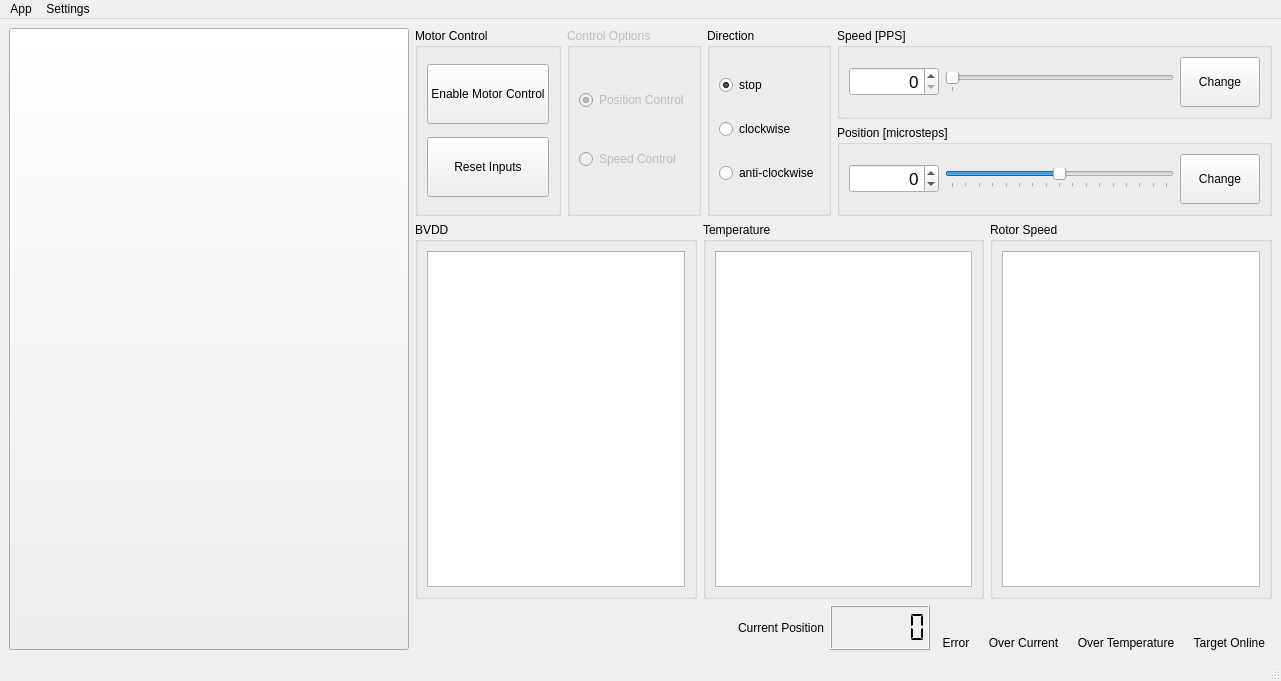
<?xml version="1.0" encoding="UTF-8"?>
<ui version="4.0">
 <class>MainWindow</class>
 <widget class="QMainWindow" name="MainWindow">
  <property name="geometry">
   <rect>
    <x>0</x>
    <y>0</y>
    <width>1281</width>
    <height>681</height>
   </rect>
  </property>
  <property name="sizePolicy">
   <sizepolicy hsizetype="Preferred" vsizetype="Preferred">
    <horstretch>0</horstretch>
    <verstretch>0</verstretch>
   </sizepolicy>
  </property>
  <property name="maximumSize">
   <size>
    <width>1493</width>
    <height>681</height>
   </size>
  </property>
  <property name="sizeIncrement">
   <size>
    <width>0</width>
    <height>0</height>
   </size>
  </property>
  <property name="baseSize">
   <size>
    <width>899</width>
    <height>200</height>
   </size>
  </property>
  <property name="windowTitle">
   <string>NTMicroDrive</string>
  </property>
  <property name="styleSheet">
   <string notr="true"/>
  </property>
  <property name="toolButtonStyle">
   <enum>Qt::ToolButtonIconOnly</enum>
  </property>
  <widget class="QWidget" name="centralwidget">
   <property name="enabled">
    <bool>true</bool>
   </property>
   <property name="minimumSize">
    <size>
     <width>0</width>
     <height>640</height>
    </size>
   </property>
   <property name="maximumSize">
    <size>
     <width>9900</width>
     <height>640</height>
    </size>
   </property>
   <property name="layoutDirection">
    <enum>Qt::LeftToRight</enum>
   </property>
   <layout class="QGridLayout" name="gridLayout_11">
    <item row="0" column="3">
     <layout class="QVBoxLayout" name="verticalLayout">
      <item>
       <layout class="QGridLayout" name="gridLayout_4">
        <item row="0" column="4">
         <layout class="QVBoxLayout" name="verticalLayout_3">
          <item>
           <layout class="QHBoxLayout" name="horizontalLayout_5">
            <property name="spacing">
             <number>6</number>
            </property>
            <item>
             <widget class="QGroupBox" name="groupBoxSpeed">
              <property name="enabled">
               <bool>true</bool>
              </property>
              <property name="title">
               <string>Speed [PPS]</string>
              </property>
              <layout class="QHBoxLayout" name="horizontalLayout_4">
               <item>
                <layout class="QHBoxLayout" name="horizontalLayout_2">
                 <property name="sizeConstraint">
                  <enum>QLayout::SetMinAndMaxSize</enum>
                 </property>
                 <item>
                  <widget class="QSpinBox" name="speedspinBox">
                   <property name="minimumSize">
                    <size>
                     <width>90</width>
                     <height>25</height>
                    </size>
                   </property>
                   <property name="font">
                    <font>
                     <pointsize>13</pointsize>
                     <weight>50</weight>
                     <italic>false</italic>
                     <bold>false</bold>
                     <underline>false</underline>
                     <strikeout>false</strikeout>
                    </font>
                   </property>
                   <property name="alignment">
                    <set>Qt::AlignRight|Qt::AlignTrailing|Qt::AlignVCenter</set>
                   </property>
                   <property name="maximum">
                    <number>250</number>
                   </property>
                   <property name="singleStep">
                    <number>8</number>
                   </property>
                  </widget>
                 </item>
                 <item>
                  <widget class="QSlider" name="speedSlider">
                   <property name="enabled">
                    <bool>true</bool>
                   </property>
                   <property name="minimum">
                    <number>0</number>
                   </property>
                   <property name="maximum">
                    <number>250</number>
                   </property>
                   <property name="singleStep">
                    <number>8</number>
                   </property>
                   <property name="pageStep">
                    <number>8</number>
                   </property>
                   <property name="sliderPosition">
                    <number>0</number>
                   </property>
                   <property name="orientation">
                    <enum>Qt::Horizontal</enum>
                   </property>
                   <property name="tickPosition">
                    <enum>QSlider::TicksBelow</enum>
                   </property>
                   <property name="tickInterval">
                    <number>384</number>
                   </property>
                  </widget>
                 </item>
                </layout>
               </item>
               <item>
                <widget class="QPushButton" name="speedChangeButton">
                 <property name="minimumSize">
                  <size>
                   <width>30</width>
                   <height>50</height>
                  </size>
                 </property>
                 <property name="text">
                  <string>Change</string>
                 </property>
                </widget>
               </item>
              </layout>
             </widget>
            </item>
           </layout>
          </item>
          <item>
           <layout class="QHBoxLayout" name="horizontalLayout_6">
            <item>
             <widget class="QGroupBox" name="groupBoxPosition">
              <property name="enabled">
               <bool>true</bool>
              </property>
              <property name="minimumSize">
               <size>
                <width>0</width>
                <height>0</height>
               </size>
              </property>
              <property name="title">
               <string>Position [microsteps]</string>
              </property>
              <layout class="QHBoxLayout" name="horizontalLayout">
               <item>
                <layout class="QGridLayout" name="gridLayout_5">
                 <item row="1" column="0">
                  <widget class="QSpinBox" name="positionspinBox">
                   <property name="minimumSize">
                    <size>
                     <width>90</width>
                     <height>25</height>
                    </size>
                   </property>
                   <property name="font">
                    <font>
                     <pointsize>13</pointsize>
                     <weight>50</weight>
                     <italic>false</italic>
                     <bold>false</bold>
                     <underline>false</underline>
                    </font>
                   </property>
                   <property name="alignment">
                    <set>Qt::AlignRight|Qt::AlignTrailing|Qt::AlignVCenter</set>
                   </property>
                   <property name="minimum">
                    <number>-16000</number>
                   </property>
                   <property name="maximum">
                    <number>16000</number>
                   </property>
                   <property name="singleStep">
                    <number>10</number>
                   </property>
                  </widget>
                 </item>
                 <item row="1" column="1">
                  <widget class="QSlider" name="positionSlider">
                   <property name="enabled">
                    <bool>true</bool>
                   </property>
                   <property name="minimum">
                    <number>-16000</number>
                   </property>
                   <property name="maximum">
                    <number>16000</number>
                   </property>
                   <property name="orientation">
                    <enum>Qt::Horizontal</enum>
                   </property>
                   <property name="tickPosition">
                    <enum>QSlider::TicksBelow</enum>
                   </property>
                   <property name="tickInterval">
                    <number>2000</number>
                   </property>
                  </widget>
                 </item>
                </layout>
               </item>
               <item>
                <widget class="QPushButton" name="posChangeButton">
                 <property name="minimumSize">
                  <size>
                   <width>0</width>
                   <height>50</height>
                  </size>
                 </property>
                 <property name="text">
                  <string>Change</string>
                 </property>
                </widget>
               </item>
              </layout>
             </widget>
            </item>
           </layout>
          </item>
         </layout>
        </item>
        <item row="0" column="3">
         <widget class="QGroupBox" name="groupBoxDirection">
          <property name="title">
           <string>Direction</string>
          </property>
          <layout class="QGridLayout" name="gridLayout_8">
           <item row="2" column="0">
            <widget class="QRadioButton" name="radioButtonDirectionAntiClockwise">
             <property name="text">
              <string>anti-clockwise</string>
             </property>
            </widget>
           </item>
           <item row="1" column="0">
            <widget class="QRadioButton" name="radioButtonDirectionClockWise">
             <property name="text">
              <string>clockwise</string>
             </property>
            </widget>
           </item>
           <item row="0" column="0">
            <widget class="QRadioButton" name="radioButtonDirectionStop">
             <property name="text">
              <string>stop</string>
             </property>
             <property name="checked">
              <bool>true</bool>
             </property>
            </widget>
           </item>
          </layout>
         </widget>
        </item>
        <item row="0" column="1">
         <widget class="QGroupBox" name="groupBoxAcceleration">
          <property name="enabled">
           <bool>false</bool>
          </property>
          <property name="title">
           <string>Control Options</string>
          </property>
          <layout class="QGridLayout" name="gridLayout_10">
           <item row="0" column="0">
            <widget class="QRadioButton" name="radioButtonPositionCtrl">
             <property name="text">
              <string>Position Control</string>
             </property>
             <property name="checked">
              <bool>true</bool>
             </property>
            </widget>
           </item>
           <item row="1" column="0">
            <widget class="QRadioButton" name="radioButtonSpeedCtrl">
             <property name="text">
              <string>Speed Control</string>
             </property>
            </widget>
           </item>
          </layout>
         </widget>
        </item>
        <item row="0" column="0">
         <widget class="QGroupBox" name="groupBoxControlSelection">
          <property name="enabled">
           <bool>true</bool>
          </property>
          <property name="title">
           <string>Motor Control</string>
          </property>
          <layout class="QGridLayout" name="gridLayout_9">
           <item row="2" column="0">
            <widget class="QPushButton" name="pushButtonResetInputs">
             <property name="minimumSize">
              <size>
               <width>0</width>
               <height>60</height>
              </size>
             </property>
             <property name="text">
              <string>Reset Inputs</string>
             </property>
             <property name="checkable">
              <bool>false</bool>
             </property>
            </widget>
           </item>
           <item row="0" column="0">
            <widget class="QPushButton" name="pushButtonEnableMotorCtrl">
             <property name="minimumSize">
              <size>
               <width>0</width>
               <height>60</height>
              </size>
             </property>
             <property name="text">
              <string>Enable Motor Control</string>
             </property>
             <property name="checkable">
              <bool>true</bool>
             </property>
            </widget>
           </item>
          </layout>
         </widget>
        </item>
       </layout>
      </item>
      <item>
       <layout class="QGridLayout" name="gridLayout">
        <property name="sizeConstraint">
         <enum>QLayout::SetNoConstraint</enum>
        </property>
        <item row="0" column="2">
         <widget class="QGroupBox" name="groupBox">
          <property name="title">
           <string>BVDD</string>
          </property>
          <layout class="QGridLayout" name="gridLayout_7">
           <item row="0" column="0">
            <widget class="PlotWidget" name="graphicsViewBVDD"/>
           </item>
          </layout>
         </widget>
        </item>
        <item row="0" column="3">
         <widget class="QGroupBox" name="groupBox_2">
          <property name="title">
           <string>Temperature</string>
          </property>
          <layout class="QGridLayout" name="gridLayout_3">
           <item row="0" column="0">
            <widget class="PlotWidget" name="graphicsViewTemperature"/>
           </item>
          </layout>
         </widget>
        </item>
        <item row="0" column="4">
         <widget class="QGroupBox" name="groupBox_3">
          <property name="title">
           <string>Rotor Speed</string>
          </property>
          <layout class="QGridLayout" name="gridLayout_6">
           <item row="0" column="0">
            <widget class="PlotWidget" name="graphicsViewRotorSpeed"/>
           </item>
          </layout>
         </widget>
        </item>
       </layout>
      </item>
      <item>
       <layout class="QGridLayout" name="gridLayout_2">
        <item row="4" column="3">
         <layout class="QVBoxLayout" name="verticalLayout_8">
          <item alignment="Qt::AlignHCenter|Qt::AlignVCenter">
           <widget class="QLabel" name="labelErrorLED">
            <property name="minimumSize">
             <size>
              <width>25</width>
              <height>25</height>
             </size>
            </property>
            <property name="maximumSize">
             <size>
              <width>25</width>
              <height>25</height>
             </size>
            </property>
            <property name="text">
             <string/>
            </property>
            <property name="pixmap">
             <pixmap resource="resources.qrc">:/led/resources/red-led-off.png</pixmap>
            </property>
            <property name="scaledContents">
             <bool>true</bool>
            </property>
            <property name="alignment">
             <set>Qt::AlignCenter</set>
            </property>
           </widget>
          </item>
          <item>
           <widget class="QLabel" name="label_10">
            <property name="text">
             <string>  Error  </string>
            </property>
            <property name="alignment">
             <set>Qt::AlignCenter</set>
            </property>
           </widget>
          </item>
         </layout>
        </item>
        <item row="4" column="4">
         <layout class="QVBoxLayout" name="verticalLayout_6">
          <item alignment="Qt::AlignHCenter|Qt::AlignVCenter">
           <widget class="QLabel" name="labelOverCurrentLED">
            <property name="minimumSize">
             <size>
              <width>25</width>
              <height>25</height>
             </size>
            </property>
            <property name="maximumSize">
             <size>
              <width>25</width>
              <height>25</height>
             </size>
            </property>
            <property name="text">
             <string/>
            </property>
            <property name="pixmap">
             <pixmap resource="resources.qrc">:/led/resources/red-led-off.png</pixmap>
            </property>
            <property name="scaledContents">
             <bool>true</bool>
            </property>
            <property name="alignment">
             <set>Qt::AlignCenter</set>
            </property>
           </widget>
          </item>
          <item>
           <widget class="QLabel" name="label_6">
            <property name="text">
             <string>  Over Current  </string>
            </property>
            <property name="alignment">
             <set>Qt::AlignCenter</set>
            </property>
           </widget>
          </item>
         </layout>
        </item>
        <item row="4" column="5">
         <layout class="QVBoxLayout" name="verticalLayout_7">
          <item alignment="Qt::AlignHCenter|Qt::AlignVCenter">
           <widget class="QLabel" name="labelOverTemperatureLED">
            <property name="minimumSize">
             <size>
              <width>25</width>
              <height>25</height>
             </size>
            </property>
            <property name="maximumSize">
             <size>
              <width>25</width>
              <height>25</height>
             </size>
            </property>
            <property name="text">
             <string/>
            </property>
            <property name="pixmap">
             <pixmap resource="resources.qrc">:/led/resources/red-led-off.png</pixmap>
            </property>
            <property name="scaledContents">
             <bool>true</bool>
            </property>
            <property name="alignment">
             <set>Qt::AlignCenter</set>
            </property>
           </widget>
          </item>
          <item>
           <widget class="QLabel" name="label_8">
            <property name="text">
             <string>  Over Temperature  </string>
            </property>
            <property name="alignment">
             <set>Qt::AlignCenter</set>
            </property>
           </widget>
          </item>
         </layout>
        </item>
        <item row="4" column="2">
         <layout class="QVBoxLayout" name="verticalLayout_9">
          <item>
           <widget class="QLCDNumber" name="currentPositionLCD">
            <property name="minimumSize">
             <size>
              <width>100</width>
              <height>0</height>
             </size>
            </property>
            <property name="digitCount">
             <number>6</number>
            </property>
            <property name="segmentStyle">
             <enum>QLCDNumber::Flat</enum>
            </property>
           </widget>
          </item>
         </layout>
        </item>
        <item row="4" column="1">
         <widget class="QLabel" name="label_11">
          <property name="text">
           <string>Current Position</string>
          </property>
         </widget>
        </item>
        <item row="4" column="0">
         <spacer name="horizontalSpacer_3">
          <property name="orientation">
           <enum>Qt::Horizontal</enum>
          </property>
          <property name="sizeHint" stdset="0">
           <size>
            <width>40</width>
            <height>20</height>
           </size>
          </property>
         </spacer>
        </item>
        <item row="4" column="6">
         <layout class="QVBoxLayout" name="verticalLayout_4">
          <item alignment="Qt::AlignHCenter|Qt::AlignVCenter">
           <widget class="QLabel" name="labelTargetOnlineLED">
            <property name="minimumSize">
             <size>
              <width>25</width>
              <height>25</height>
             </size>
            </property>
            <property name="maximumSize">
             <size>
              <width>25</width>
              <height>25</height>
             </size>
            </property>
            <property name="text">
             <string/>
            </property>
            <property name="pixmap">
             <pixmap resource="resources.qrc">:/led/resources/green-led-off.png</pixmap>
            </property>
            <property name="scaledContents">
             <bool>true</bool>
            </property>
            <property name="alignment">
             <set>Qt::AlignCenter</set>
            </property>
           </widget>
          </item>
          <item>
           <widget class="QLabel" name="label_2">
            <property name="text">
             <string>  Target Online  </string>
            </property>
            <property name="alignment">
             <set>Qt::AlignCenter</set>
            </property>
           </widget>
          </item>
         </layout>
        </item>
       </layout>
      </item>
     </layout>
    </item>
    <item row="0" column="1">
     <widget class="QPushButton" name="ImageButton">
      <property name="minimumSize">
       <size>
        <width>400</width>
        <height>622</height>
       </size>
      </property>
      <property name="maximumSize">
       <size>
        <width>400</width>
        <height>622</height>
       </size>
      </property>
      <property name="autoFillBackground">
       <bool>false</bool>
      </property>
      <property name="styleSheet">
       <string notr="true">border-image: url(:/Image/resources/NT_BannerSW31.png);</string>
      </property>
      <property name="text">
       <string/>
      </property>
      <property name="flat">
       <bool>false</bool>
      </property>
     </widget>
    </item>
   </layout>
  </widget>
  <widget class="QMenuBar" name="menubar">
   <property name="geometry">
    <rect>
     <x>0</x>
     <y>0</y>
     <width>1281</width>
     <height>21</height>
    </rect>
   </property>
   <widget class="QMenu" name="menuSettings">
    <property name="title">
     <string>Settings</string>
    </property>
   </widget>
   <widget class="QMenu" name="menuClose">
    <property name="title">
     <string>App</string>
    </property>
   </widget>
   <addaction name="menuClose"/>
   <addaction name="menuSettings"/>
  </widget>
  <widget class="QStatusBar" name="statusbar"/>
 </widget>
 <customwidgets>
  <customwidget>
   <class>PlotWidget</class>
   <extends>QGraphicsView</extends>
   <header>pyqtgraph.h</header>
  </customwidget>
 </customwidgets>
 <resources>
  <include location="resources.qrc"/>
 </resources>
 <connections/>
</ui>
